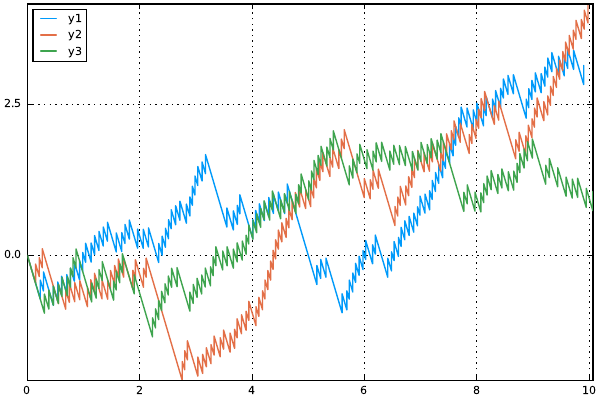

Recreate this plot in Julia.
using Distributions
using Plots
pyplot()
f = open("sim_record.txt" , "w")
# f2 = open("departure_process.txt.","w")

const λ = 1.0
const μ = 1.25

type customer
  remaining_service_time::Float64
  function customer(_remaining_service_time::Float64)
    remaining_service_time = _remaining_service_time
    new(remaining_service_time)
  end
end

type GG1_queue
  number_of_customers::Int64
  sim_time::Float64
  next_completion_time::Float64
  next_arrival_time::Float64
  customers_in_system::Array{customer}
  function GG1_queue()
    number_of_customers = 0
    sim_time = 0.0
    next_completion_time = 99999999.9
    next_arrival_time = rand(Pareto(2.095,0.5201))
    customers_in_system = customer[]
    new(number_of_customers, sim_time, next_completion_time, next_arrival_time, customers_in_system)
  end
end

function next_event(system::GG1_queue, departure_time::Array{Float64})
  if system.next_arrival_time < system.next_completion_time
    duration = system.next_arrival_time - system.sim_time
    if system.number_of_customers >= 1
      system.customers_in_system[1].remaining_service_time -= duration
    end
    push!(system.customers_in_system, customer(rand(Pareto(2.183,0.432))))
    system.number_of_customers += 1
    system.sim_time = system.next_arrival_time
    system.next_arrival_time = system.sim_time + rand(Pareto(2.095,0.5201))
    system.next_completion_time = system.sim_time + system.customers_in_system[1].remaining_service_time
    println(f,"(Time: $(system.sim_time)) Current event: New arrival (workload: $(system.customers_in_system[length(system.customers_in_system)].remaining_service_time))")
  else
    push!(departure_time, system.next_completion_time) # record departure times
    duration = system.next_completion_time - system.sim_time
    deleteat!(system.customers_in_system, 1)
    system.number_of_customers -= 1
    system.sim_time = system.next_completion_time
    if system.number_of_customers >= 1
      system.next_completion_time = system.sim_time + system.customers_in_system[1].remaining_service_time
    else
      system.next_completion_time = 99999999.9
    end
    println(f,"(Time: $(system.sim_time)) Current event: Service completion (remaining number of customers: $(system.number_of_customers))")
  end
end

function run_simulation(t::Float64) # t: simulation period (should be larger than n*t)
  departure_time = Float64[]
  system = GG1_queue()
  while system.sim_time < t
    next_event(system, departure_time)
  end
  return departure_time
end

function save_diffusion_scaled_process_points!(x::Array{Float64}, y::Array{Float64}, departure_time::Array{Float64}, sampling_period::Float64, scaling_parameter::Int64)
  n = scaling_parameter
  push!(x, 0.0)
  push!(y, 0.0)
  i = 1
  j = 2
  for i in 1:length(departure_time)
    push!(x, departure_time[i]/n)
    if i == 1
      push!(y, y[j-1]-λ*sqrt(n)*((departure_time[i]-0.0)/n) )
    else
      push!(y, y[j-1]-λ*sqrt(n)*((departure_time[i]-departure_time[i-1])/n) )
    end
    push!(x, departure_time[i]/n)
    push!(y, y[j] + (1/sqrt(n)) )
    i += 1
    j += 2
  end
end

function plot_sample_paths(k::Int64, n::Int64, t::Float64) # k: number of paths, n: scaling parameter, t: sampling period
  plot()
  # plot!(xlims = (0, TIME), ylims = (-10,10))
  for i in 1:k
    (x,y) = (Float64[],Float64[])
    departure_time = run_simulation(t*n)
    save_diffusion_scaled_process_points!(x, y, departure_time, t, n)
    plot!(x,y)
  end
  gui()
  savefig("(p485, problem 81) FCLT GG1 departure process.pdf")
end

plot_sample_paths( 3 , 100, 10.0)

 close(f)
# close(f2)
